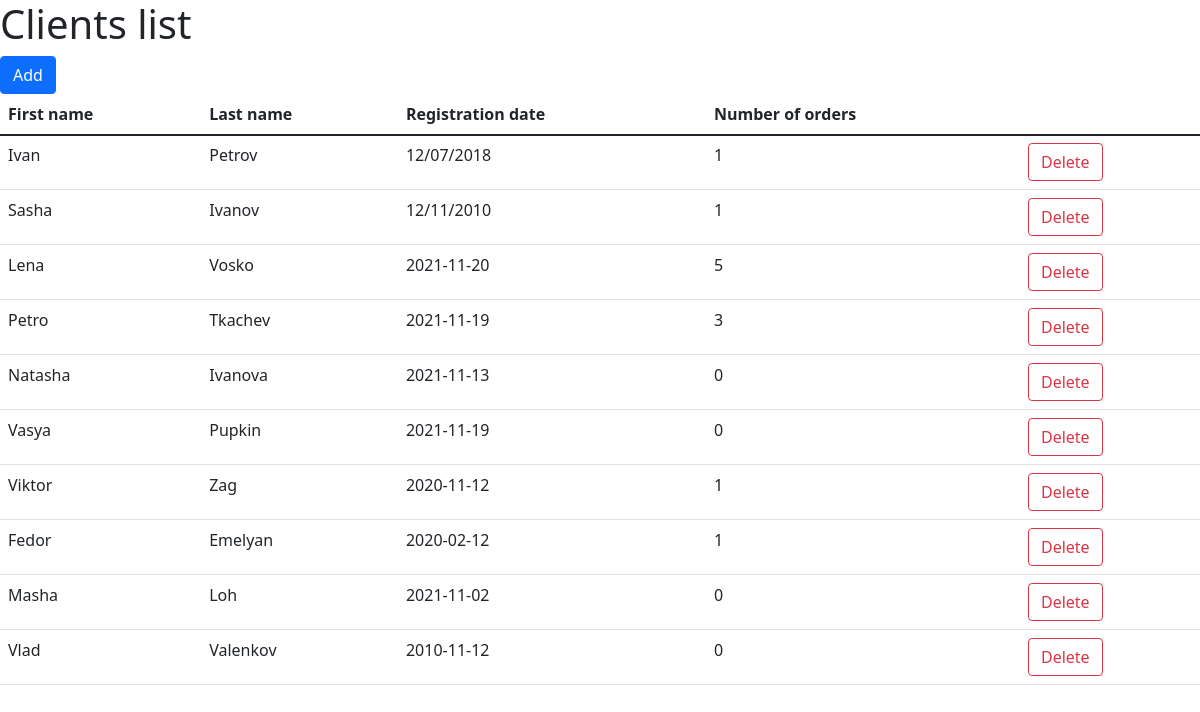
The app's page /clients-list with its own data.
### main.py (models this page shows, shortened)
class Clients(db.Model):
    id = db.Column(db.Integer, primary_key=True)
    passport_number = db.Column(db.String(30), nullable=False)
    first_name = db.Column(db.String(45), nullable=False)
    last_name = db.Column(db.String(45), nullable=False)
    registration_date = db.Column(db.String(45), nullable=False)

### main.py (the view)
@rental_cars.route('/clients-list')
def clients_list():
    g.db = sqlite3.connect('rental_cars.db')
    cur = g.db.execute("""SELECT id, first_name, last_name, registration_date, COUNT(client_id) FROM
                         (SELECT clients.*, orders.client_id FROM clients
                          LEFT JOIN orders ON clients.id = orders.client_id) GROUP BY id""")
    linked_clients = cur.fetchall()
    g.db.close()
    return render_template('clients-list.html', linked_clients=linked_clients)

### templates/clients-list.html (shortened to what this page needs)
{% extends 'documentation/html_prototype/static_prototype.html' %}
{% block body %}
<h1>Clients list</h1>
<a href="/add-client" class="btn btn-primary">Add</a>
<table class="table">
    <thead>
        <tr>
            <th scope="col">First name</th>
            <th scope="col">Last name</th>
            <th scope="col">Registration date</th>
            <th scope="col">Number of orders</th>
        </tr>
    </thead>
    <tbody>
        <tr>
            {% for row in linked_clients %}
                <tr>
                    <td>{{ row[1] }}</td>
                    <td>{{ row[2] }}</td>
                    <td>{{ row[3] }}</td>
                    <td>{{ row[4] }}</td>
                    <td>
                        <a href="/clients-list/{{ row[0] }}/delete-client" class="btn btn-outline-danger" onclick="return confirm('Please confirm delete client')">Delete</a>
                    </td>
                </tr>
            {% endfor %}
        </tr>
    </tbody>
</table>
{% endblock %}

### records on screen
Clients: first_name "Ivan", last_name "Petrov", registration_date "12/07/2018", id "1"
Clients: first_name "Sasha", last_name "Ivanov", registration_date "12/11/2010", row "1"
Clients: first_name "Lena", last_name "Vosko", registration_date "2021-11-20", row "5"
Clients: first_name "Petro", last_name "Tkachev", registration_date "2021-11-19", row "3"
Clients: first_name "Natasha", last_name "Ivanova", registration_date "2021-11-13", row "0"
Clients: first_name "Vasya", last_name "Pupkin", registration_date "2021-11-19", row "0"
Clients: first_name "Viktor", last_name "Zag", registration_date "2020-11-12", row "1"
Clients: first_name "Fedor", last_name "Emelyan", registration_date "2020-02-12", row "1"
Clients: first_name "Masha", last_name "Loh", registration_date "2021-11-02", row "0"
Clients: first_name "Vlad", last_name "Valenkov", registration_date "2010-11-12", row "0"
